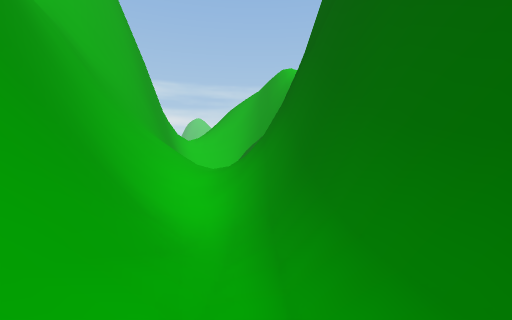
[1] (above)

12 first-person views from a walk through a Unity game level. The camera is 1.4 m above the floor, looks level and sees 85° across. The floor is counted in squares, 2 m on a side. Each view is taken from the middle of a square. On the plan, view 1 faces up. The plan holds only what a view shows up to about 9 squares ahead; the rest is blank. The place goes on beyond the plan.

[2]
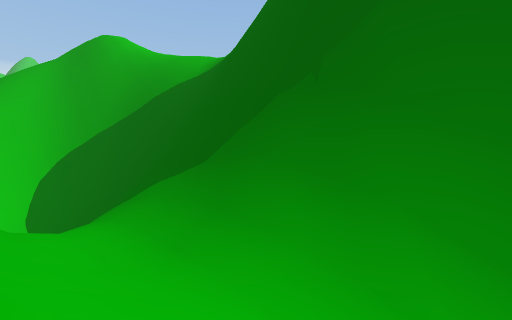

[3]
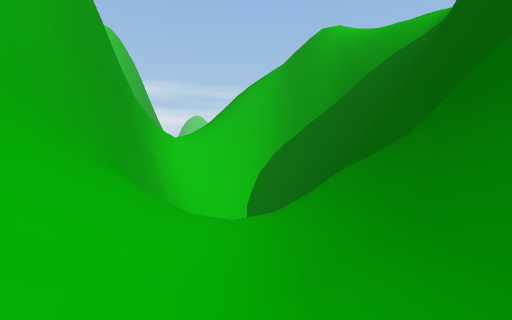

[4]
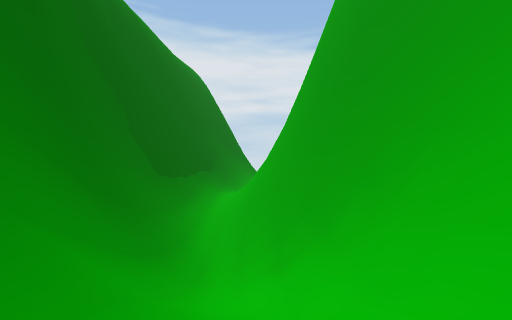

[5]
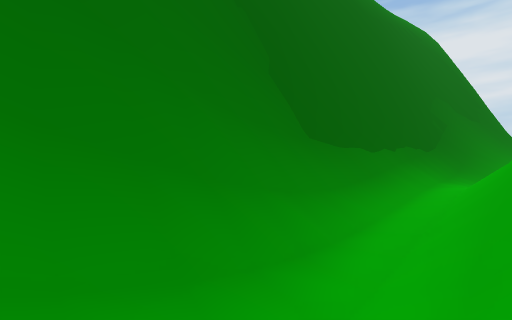

[6]
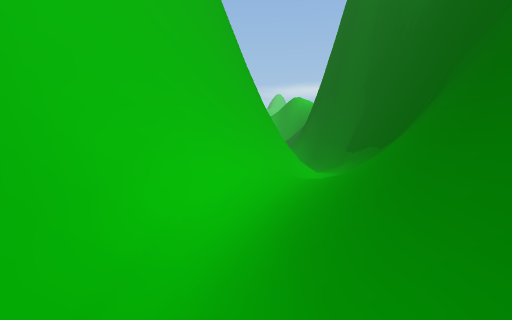

[7]
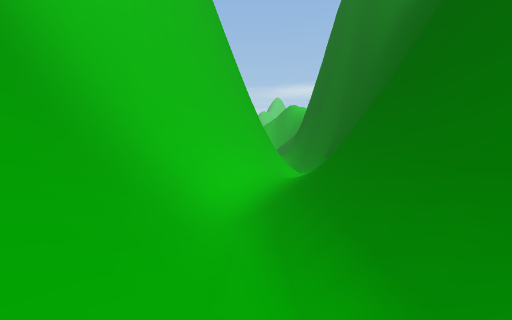

[8]
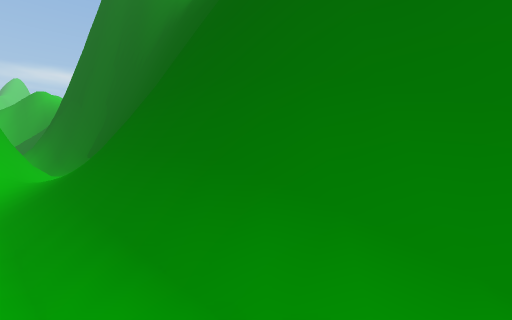

[9]
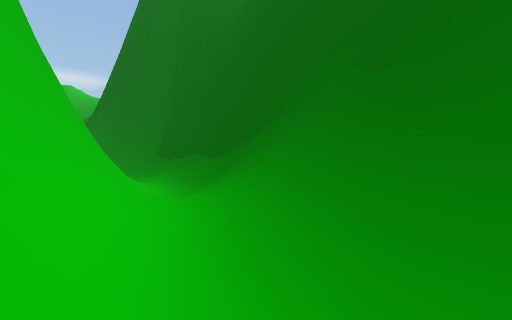

[10]
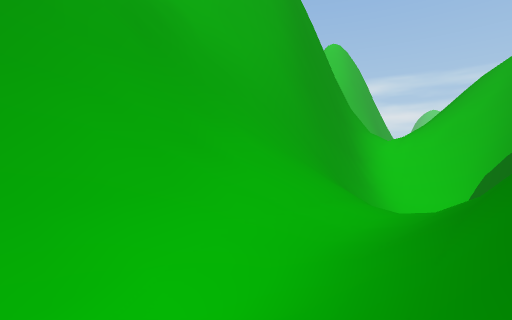

[11]
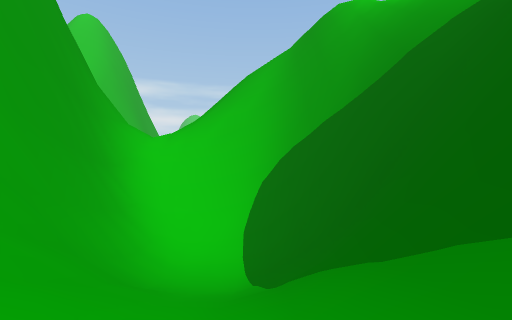

[12]
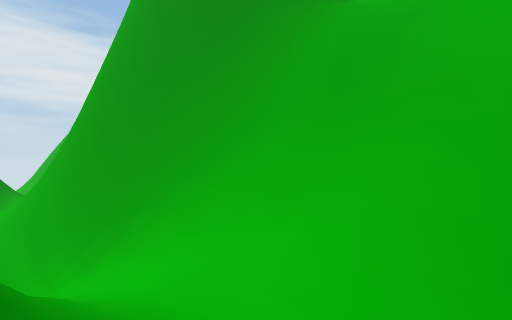

### Floor plan
Key: @ floor where view 1 was taken; # wall or solid block; / step, stairs or slope; = window, fence, low wall or low ledge; v drop or lower ground.
Columns run from 6 left of view 1 to 3 right of it. Each row starts with its distance up from view 1.
 17       vv/
 16       vv/
 15     ##vv//
 14   #####vv/
 13   #=//##v/
 12   ##//##v/
 11   ##//=#vv
 10   ##///#v
  9   #////#
  8   #///##
  7   #=//##
  6   ##///#
  5    #///#
  4    ##//#
  3     #//#
  2     ##/#
  1      #/#
  0      #@#
 -1      #/#
 -2     ##/# v
 -3     #//# v
 -4    ##//# v
 -5    #///# v
 -6 v ##//## v
 -7 v #///#
 -8 v #//##
 -9   #//#
-10   #//#
-11   #=/##
-12     //#

Where each view was taken, in squares from view 1:
view 1: 0 up, 0 right, facing up
view 2: 5 up, 2 left, facing up-right
view 3: 6 up, 1 left, facing up
view 4: 7 up, 1 left, facing down
view 5: 4 up, 1 left, facing down-right
view 6: 9 down, 2 left, facing up
view 7: 12 down, 2 left, facing up
view 8: 12 down, 2 left, facing up-right
view 9: 8 down, 3 left, facing up-right
view 10: 5 up, 0 right, facing up-left
view 11: 8 up, 1 left, facing up
view 12: 9 up, 0 right, facing down-left
